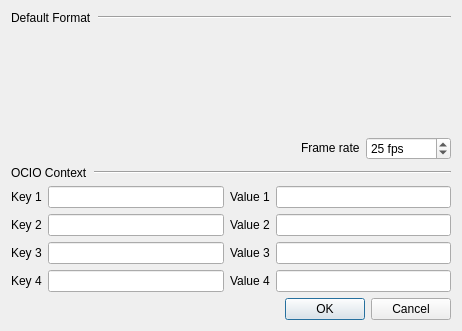
<?xml version="1.0" encoding="UTF-8"?>
<ui version="4.0">
 <class>composition_settings</class>
 <widget class="QDialog" name="composition_settings">
  <property name="geometry">
   <rect>
    <x>0</x>
    <y>0</y>
    <width>462</width>
    <height>331</height>
   </rect>
  </property>
  <property name="windowTitle">
   <string>Composition Settings</string>
  </property>
  <layout class="QVBoxLayout" name="verticalLayout">
   <item>
    <layout class="QHBoxLayout" name="horizontalLayout_2">
     <item>
      <widget class="QLabel" name="label_2">
       <property name="sizePolicy">
        <sizepolicy hsizetype="Fixed" vsizetype="Fixed">
         <horstretch>0</horstretch>
         <verstretch>0</verstretch>
        </sizepolicy>
       </property>
       <property name="text">
        <string>Default Format</string>
       </property>
      </widget>
     </item>
     <item>
      <widget class="Line" name="line">
       <property name="orientation">
        <enum>Qt::Horizontal</enum>
       </property>
      </widget>
     </item>
    </layout>
   </item>
   <item>
    <widget class="ramen::ui::image_format_widget_t" name="format_" native="true">
     <property name="sizePolicy">
      <sizepolicy hsizetype="Preferred" vsizetype="Preferred">
       <horstretch>0</horstretch>
       <verstretch>0</verstretch>
      </sizepolicy>
     </property>
    </widget>
   </item>
   <item>
    <layout class="QHBoxLayout" name="horizontalLayout">
     <property name="spacing">
      <number>-1</number>
     </property>
     <item>
      <spacer name="horizontalSpacer">
       <property name="orientation">
        <enum>Qt::Horizontal</enum>
       </property>
       <property name="sizeHint" stdset="0">
        <size>
         <width>40</width>
         <height>20</height>
        </size>
       </property>
      </spacer>
     </item>
     <item>
      <widget class="QLabel" name="label">
       <property name="sizePolicy">
        <sizepolicy hsizetype="Preferred" vsizetype="Fixed">
         <horstretch>0</horstretch>
         <verstretch>0</verstretch>
        </sizepolicy>
       </property>
       <property name="text">
        <string>Frame rate</string>
       </property>
      </widget>
     </item>
     <item>
      <widget class="QSpinBox" name="rate_">
       <property name="minimumSize">
        <size>
         <width>85</width>
         <height>0</height>
        </size>
       </property>
       <property name="suffix">
        <string> fps</string>
       </property>
       <property name="minimum">
        <number>1</number>
       </property>
       <property name="value">
        <number>25</number>
       </property>
      </widget>
     </item>
    </layout>
   </item>
   <item>
    <layout class="QHBoxLayout" name="horizontalLayout_3">
     <item>
      <widget class="QLabel" name="label_3">
       <property name="sizePolicy">
        <sizepolicy hsizetype="Fixed" vsizetype="Fixed">
         <horstretch>0</horstretch>
         <verstretch>0</verstretch>
        </sizepolicy>
       </property>
       <property name="text">
        <string>OCIO Context</string>
       </property>
      </widget>
     </item>
     <item>
      <widget class="Line" name="line_2">
       <property name="orientation">
        <enum>Qt::Horizontal</enum>
       </property>
      </widget>
     </item>
    </layout>
   </item>
   <item>
    <layout class="QGridLayout" name="gridLayout">
     <item row="0" column="0">
      <widget class="QLabel" name="label_4">
       <property name="text">
        <string>Key 1</string>
       </property>
      </widget>
     </item>
     <item row="0" column="1">
      <widget class="QLineEdit" name="ocio_key1_"/>
     </item>
     <item row="0" column="2">
      <widget class="QLabel" name="label_5">
       <property name="text">
        <string>Value 1</string>
       </property>
      </widget>
     </item>
     <item row="0" column="3">
      <widget class="QLineEdit" name="ocio_value1_"/>
     </item>
     <item row="1" column="0">
      <widget class="QLabel" name="label_6">
       <property name="text">
        <string>Key 2</string>
       </property>
      </widget>
     </item>
     <item row="2" column="0">
      <widget class="QLabel" name="label_8">
       <property name="text">
        <string>Key 3</string>
       </property>
      </widget>
     </item>
     <item row="3" column="0">
      <widget class="QLabel" name="label_10">
       <property name="text">
        <string>Key 4</string>
       </property>
      </widget>
     </item>
     <item row="1" column="1">
      <widget class="QLineEdit" name="ocio_key2_"/>
     </item>
     <item row="2" column="1">
      <widget class="QLineEdit" name="ocio_key3_"/>
     </item>
     <item row="3" column="1">
      <widget class="QLineEdit" name="ocio_key4_"/>
     </item>
     <item row="1" column="2">
      <widget class="QLabel" name="label_7">
       <property name="text">
        <string>Value 2</string>
       </property>
      </widget>
     </item>
     <item row="2" column="2">
      <widget class="QLabel" name="label_9">
       <property name="text">
        <string>Value 3</string>
       </property>
      </widget>
     </item>
     <item row="3" column="2">
      <widget class="QLabel" name="label_11">
       <property name="text">
        <string>Value 4</string>
       </property>
      </widget>
     </item>
     <item row="1" column="3">
      <widget class="QLineEdit" name="ocio_value2_"/>
     </item>
     <item row="2" column="3">
      <widget class="QLineEdit" name="ocio_value3_"/>
     </item>
     <item row="3" column="3">
      <widget class="QLineEdit" name="ocio_value4_"/>
     </item>
    </layout>
   </item>
   <item>
    <widget class="QDialogButtonBox" name="buttonBox">
     <property name="orientation">
      <enum>Qt::Horizontal</enum>
     </property>
     <property name="standardButtons">
      <set>QDialogButtonBox::Cancel|QDialogButtonBox::Ok</set>
     </property>
    </widget>
   </item>
  </layout>
 </widget>
 <customwidgets>
  <customwidget>
   <class>ramen::ui::image_format_widget_t</class>
   <extends>QWidget</extends>
   <header>ramen/ui/widgets/image_format_widget.hpp</header>
   <container>1</container>
  </customwidget>
 </customwidgets>
 <resources/>
 <connections>
  <connection>
   <sender>buttonBox</sender>
   <signal>accepted()</signal>
   <receiver>composition_settings</receiver>
   <slot>accept()</slot>
   <hints>
    <hint type="sourcelabel">
     <x>248</x>
     <y>254</y>
    </hint>
    <hint type="destinationlabel">
     <x>157</x>
     <y>274</y>
    </hint>
   </hints>
  </connection>
  <connection>
   <sender>buttonBox</sender>
   <signal>rejected()</signal>
   <receiver>composition_settings</receiver>
   <slot>reject()</slot>
   <hints>
    <hint type="sourcelabel">
     <x>316</x>
     <y>260</y>
    </hint>
    <hint type="destinationlabel">
     <x>286</x>
     <y>274</y>
    </hint>
   </hints>
  </connection>
 </connections>
</ui>
